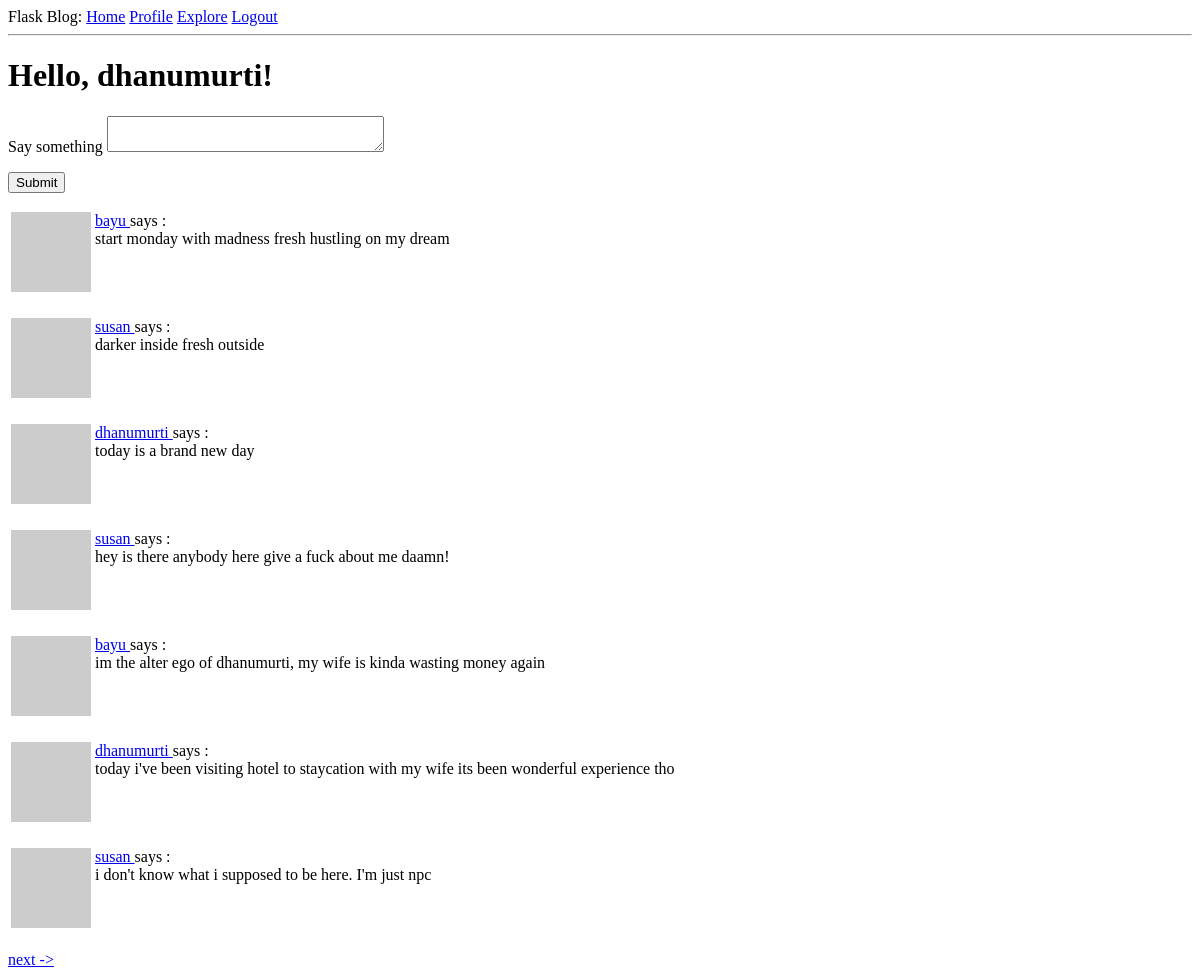
Before: /index (signed in) with the older database file.
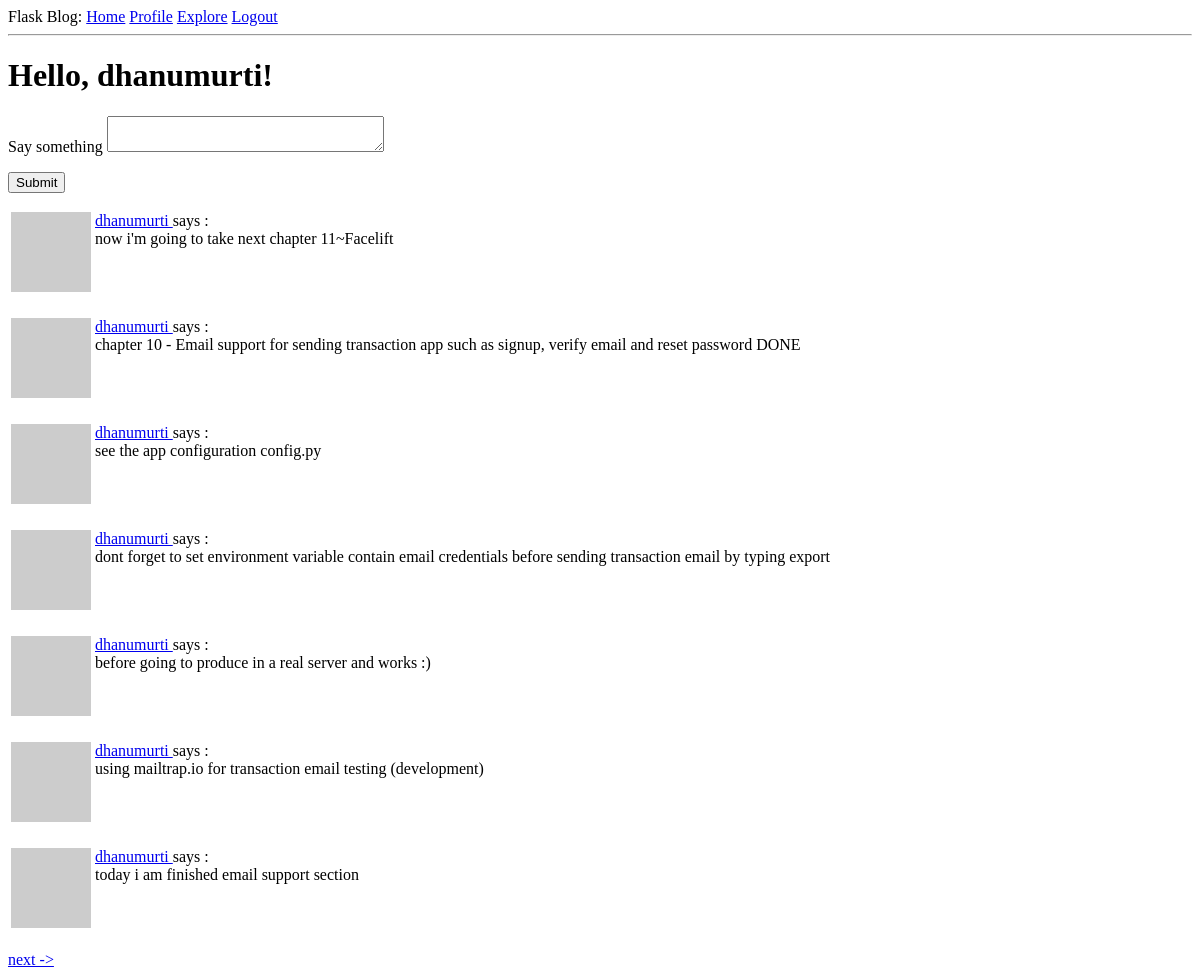
After: the same page with the newer database file.
### app/models.py (models this page shows, shortened)
class Post(db.Model):
    id = db.Column(db.Integer, primary_key=True)
    body = db.Column(db.String(140))
    timestamp = db.Column(db.DateTime, index=True, default=datetime.utcnow)
    user_id = db.Column(db.Integer, db.ForeignKey('user.id'))

class User(UserMixin, db.Model):
    id = db.Column(db.Integer, primary_key=True)
    username = db.Column(db.String(64), index=True, unique=True)
    email = db.Column(db.String(120), index=True, unique=True)
    password_hash = db.Column(db.String(128))
    posts = db.relationship('Post', backref='author', lazy='dynamic')
    about_me = db.Column(db.String(140))
    last_seen = db.Column(db.DateTime, default=datetime.utcnow)
    followed = db.relationship(
        'User', secondary=followers,
        primaryjoin = (followers.c.follower_id == id),
        secondaryjoin = (followers.c.followed_id == id),
        backref = db.backref('followers', lazy='dynamic'), lazy ='dynamic')
    def avatar(self, size):
        digest = md5(self.email.lower().encode('utf-8')).hexdigest()
        return 'https://www.gravatar.com/avatar/{}?d=robohash&s{}'.format(digest, size)
    """-- followed post query without users own post --
    def followed_post(self):
        return Post.query.join(
            followers, (followers.c.followed_id == Post.user_id)).filter(
                followers.c.follower_id == self.id).order_by(
                    Post.timestamp.desc())
                    """
    def followed_posts(self):
        followed = Post.query.join(
            followers, (followers.c.followed_id == Post.user_id)).filter(
                followers.c.follower_id == self.id)
        own = Post.query.filter_by(user_id=self.id)
        return followed.union(own).order_by(Post.timestamp.desc())

### app/routes.py (the view)
@app.route('/', methods=['GET', 'POST'])
@app.route('/index', methods=['GET', 'POST'])
@login_required
def index():
    form = PostForm()
    if form.validate_on_submit():
        post = Post(body=form.post.data, author=current_user)
        db.session.add(post)
        db.session.commit()
        flash('Your post is now live!')
        return redirect(url_for('index'))
    page = request.args.get('page', 1, type=int)
    posts = current_user.followed_posts().paginate(
        page=page, per_page=app.config['POST_PER_PAGE'], error_out=False)
    next_url = url_for('index', page=posts.next_num) \
        if posts.has_next else None
    prev_url = url_for('index', page=posts.prev_num) \
        if posts.has_prev else None
    return render_template('index.html', title='Home Page', form=form,
                        posts=posts.items, next_url=next_url, prev_url=prev_url)

### app/forms.py
class PostForm(FlaskForm):
    post = TextAreaField('Say something', validators=[
        DataRequired(), Length(min=1, max=140)])
    submit = SubmitField('Submit')

### app/models.py (called while the page is built)
@login.user_loader
def load_user(id):
    return User.query.get(int(id))

### app/routes.py (called while the page is built)
@app.before_request
def before_request():
    if current_user.is_authenticated:
        current_user.last_seen = datetime.utcnow()
        db.session.commit()

### app/templates/index.html (shortened to what this page needs)
{% extends "base.html" %}
{% block content %}
    <h1> Hello, {{ current_user.username }}!</h1>
    {% if form %}
    <form action="" method="post">
        <p>
            {{ form.post.label }}
            {{ form.post(cols=32, row=4) }}<br>
        </p>
        <p>
            {{ form.submit() }}
        </p>
    {% endif %}
    </form>
    {% for post in posts %}
    <p>
        {% include '_post.html'   %}
    </p>
    {% endfor %}
    {% if next_url %}
        <a href="{{ next_url }}">next -></a>
    {% endif %}
{% endblock %}

### app/templates/_post.html
<table>
    <tr valign="top">
        <td><img src="{{ post.author.avatar(36) }}"</td>
        <td>
            <a href="{{ url_for('user', username=post.author.username)}}">
            {{ post.author.username }}
            </a>
            says :<br>{{ post.body }}
        </td>
    </tr>
</table>

Changed rows visible on the page:
no longer on this page (row unchanged): Post: author.username "bayu", body "start monday with madness fresh hustling on my dream"
no longer on this page (row unchanged): Post: author.username "susan", body "darker inside fresh outside"
no longer on this page (row unchanged): Post: author.username "dhanumurti", body "today is a brand new day"
no longer on this page (row unchanged): Post: author.username "susan", body "hey is there anybody here give a fuck about me daamn!"
no longer on this page (row unchanged): Post: author.username "bayu", body "im the alter ego of dhanumurti, my wife is kinda wasting money again"
no longer on this page (row unchanged): Post: author.username "dhanumurti", body "today i've been visiting hotel to staycation with my wife its been wonderful experience tho"
no longer on this page (row unchanged): Post: author.username "susan", body "i don't know what i supposed to be here. I'm just npc"
added Post: author.username "dhanumurti", body "now i'm going to take next chapter 11~Facelift"
added Post: author.username "dhanumurti", body "chapter 10 - Email support for sending transaction app such as signup, verify email and reset password DONE"
added Post: author.username "dhanumurti", body "see the app configuration config.py"
added Post: author.username "dhanumurti", body "dont forget to set environment variable contain email credentials before sending transaction email by typing export"
added Post: author.username "dhanumurti", body "before going to produce in a real server and works :)"
added Post: author.username "dhanumurti", body "using mailtrap.io for transaction email testing (development)"
added Post: author.username "dhanumurti", body "today i am finished email support section"
